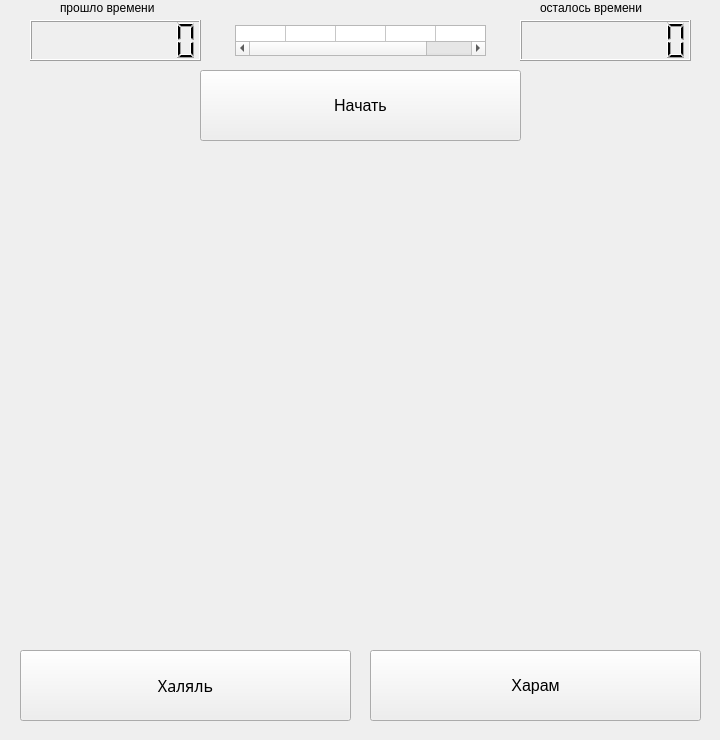
<?xml version="1.0" encoding="UTF-8"?>
<ui version="4.0">
 <class>MainWindow</class>
 <widget class="QMainWindow" name="MainWindow">
  <property name="geometry">
   <rect>
    <x>0</x>
    <y>0</y>
    <width>720</width>
    <height>740</height>
   </rect>
  </property>
  <property name="mouseTracking">
   <bool>true</bool>
  </property>
  <property name="windowTitle">
   <string>MainWindow</string>
  </property>
  <widget class="QWidget" name="centralWidget">
   <property name="mouseTracking">
    <bool>true</bool>
   </property>
   <property name="tabletTracking">
    <bool>false</bool>
   </property>
   <widget class="QPushButton" name="pushButton_halal">
    <property name="geometry">
     <rect>
      <x>20</x>
      <y>650</y>
      <width>331</width>
      <height>71</height>
     </rect>
    </property>
    <property name="font">
     <font>
      <family>MV Boli</family>
      <pointsize>12</pointsize>
     </font>
    </property>
    <property name="mouseTracking">
     <bool>true</bool>
    </property>
    <property name="text">
     <string>Халяль</string>
    </property>
   </widget>
   <widget class="QPushButton" name="pushButton_haram">
    <property name="geometry">
     <rect>
      <x>370</x>
      <y>650</y>
      <width>331</width>
      <height>71</height>
     </rect>
    </property>
    <property name="font">
     <font>
      <pointsize>12</pointsize>
     </font>
    </property>
    <property name="mouseTracking">
     <bool>true</bool>
    </property>
    <property name="text">
     <string>Харам</string>
    </property>
   </widget>
   <widget class="QLabel" name="label">
    <property name="geometry">
     <rect>
      <x>100</x>
      <y>110</y>
      <width>512</width>
      <height>512</height>
     </rect>
    </property>
    <property name="mouseTracking">
     <bool>true</bool>
    </property>
    <property name="text">
     <string/>
    </property>
   </widget>
   <widget class="QLabel" name="label_2">
    <property name="geometry">
     <rect>
      <x>-40</x>
      <y>110</y>
      <width>800</width>
      <height>505</height>
     </rect>
    </property>
    <property name="font">
     <font>
      <pointsize>8</pointsize>
     </font>
    </property>
    <property name="mouseTracking">
     <bool>true</bool>
    </property>
    <property name="text">
     <string/>
    </property>
   </widget>
   <widget class="QLCDNumber" name="lcdNumber">
    <property name="geometry">
     <rect>
      <x>520</x>
      <y>20</y>
      <width>171</width>
      <height>41</height>
     </rect>
    </property>
    <property name="font">
     <font>
      <pointsize>8</pointsize>
     </font>
    </property>
    <property name="mouseTracking">
     <bool>true</bool>
    </property>
    <property name="digitCount">
     <number>8</number>
    </property>
   </widget>
   <widget class="QPushButton" name="pushButton_start">
    <property name="geometry">
     <rect>
      <x>200</x>
      <y>70</y>
      <width>321</width>
      <height>71</height>
     </rect>
    </property>
    <property name="font">
     <font>
      <pointsize>12</pointsize>
     </font>
    </property>
    <property name="mouseTracking">
     <bool>true</bool>
    </property>
    <property name="text">
     <string>Начать</string>
    </property>
   </widget>
   <widget class="QLabel" name="label_3">
    <property name="geometry">
     <rect>
      <x>120</x>
      <y>200</y>
      <width>480</width>
      <height>270</height>
     </rect>
    </property>
    <property name="mouseTracking">
     <bool>true</bool>
    </property>
    <property name="text">
     <string/>
    </property>
   </widget>
   <widget class="QLCDNumber" name="lcdNumber_2">
    <property name="geometry">
     <rect>
      <x>30</x>
      <y>20</y>
      <width>171</width>
      <height>41</height>
     </rect>
    </property>
    <property name="mouseTracking">
     <bool>true</bool>
    </property>
    <property name="digitCount">
     <number>8</number>
    </property>
   </widget>
   <widget class="QLabel" name="label_prosh">
    <property name="geometry">
     <rect>
      <x>60</x>
      <y>0</y>
      <width>121</width>
      <height>16</height>
     </rect>
    </property>
    <property name="font">
     <font>
      <pointsize>9</pointsize>
      <weight>50</weight>
      <bold>false</bold>
     </font>
    </property>
    <property name="mouseTracking">
     <bool>true</bool>
    </property>
    <property name="text">
     <string>прошло времени</string>
    </property>
   </widget>
   <widget class="QLabel" name="label_ost">
    <property name="geometry">
     <rect>
      <x>540</x>
      <y>0</y>
      <width>131</width>
      <height>16</height>
     </rect>
    </property>
    <property name="font">
     <font>
      <pointsize>9</pointsize>
      <weight>50</weight>
      <bold>false</bold>
     </font>
    </property>
    <property name="mouseTracking">
     <bool>true</bool>
    </property>
    <property name="text">
     <string>осталось времени</string>
    </property>
   </widget>
   <widget class="QTableWidget" name="tableWidget">
    <property name="geometry">
     <rect>
      <x>235</x>
      <y>25</y>
      <width>251</width>
      <height>31</height>
     </rect>
    </property>
    <property name="mouseTracking">
     <bool>true</bool>
    </property>
    <property name="autoScroll">
     <bool>false</bool>
    </property>
    <property name="autoScrollMargin">
     <number>15</number>
    </property>
    <property name="rowCount">
     <number>1</number>
    </property>
    <property name="columnCount">
     <number>5</number>
    </property>
    <attribute name="horizontalHeaderVisible">
     <bool>false</bool>
    </attribute>
    <attribute name="horizontalHeaderDefaultSectionSize">
     <number>50</number>
    </attribute>
    <attribute name="horizontalHeaderHighlightSections">
     <bool>false</bool>
    </attribute>
    <attribute name="horizontalHeaderMinimumSectionSize">
     <number>40</number>
    </attribute>
    <attribute name="verticalHeaderVisible">
     <bool>false</bool>
    </attribute>
    <attribute name="verticalHeaderDefaultSectionSize">
     <number>30</number>
    </attribute>
    <attribute name="verticalHeaderHighlightSections">
     <bool>false</bool>
    </attribute>
    <row>
     <property name="text">
      <string>1</string>
     </property>
    </row>
    <column>
     <property name="text">
      <string>1</string>
     </property>
    </column>
    <column/>
    <column/>
    <column/>
    <column/>
   </widget>
   <zorder>pushButton_halal</zorder>
   <zorder>label</zorder>
   <zorder>label_2</zorder>
   <zorder>lcdNumber</zorder>
   <zorder>pushButton_start</zorder>
   <zorder>label_3</zorder>
   <zorder>lcdNumber_2</zorder>
   <zorder>label_prosh</zorder>
   <zorder>label_ost</zorder>
   <zorder>tableWidget</zorder>
   <zorder>pushButton_haram</zorder>
  </widget>
 </widget>
 <layoutdefault spacing="6" margin="11"/>
 <tabstops>
  <tabstop>tableWidget</tabstop>
  <tabstop>pushButton_start</tabstop>
  <tabstop>pushButton_halal</tabstop>
  <tabstop>pushButton_haram</tabstop>
 </tabstops>
 <resources/>
 <connections/>
</ui>
